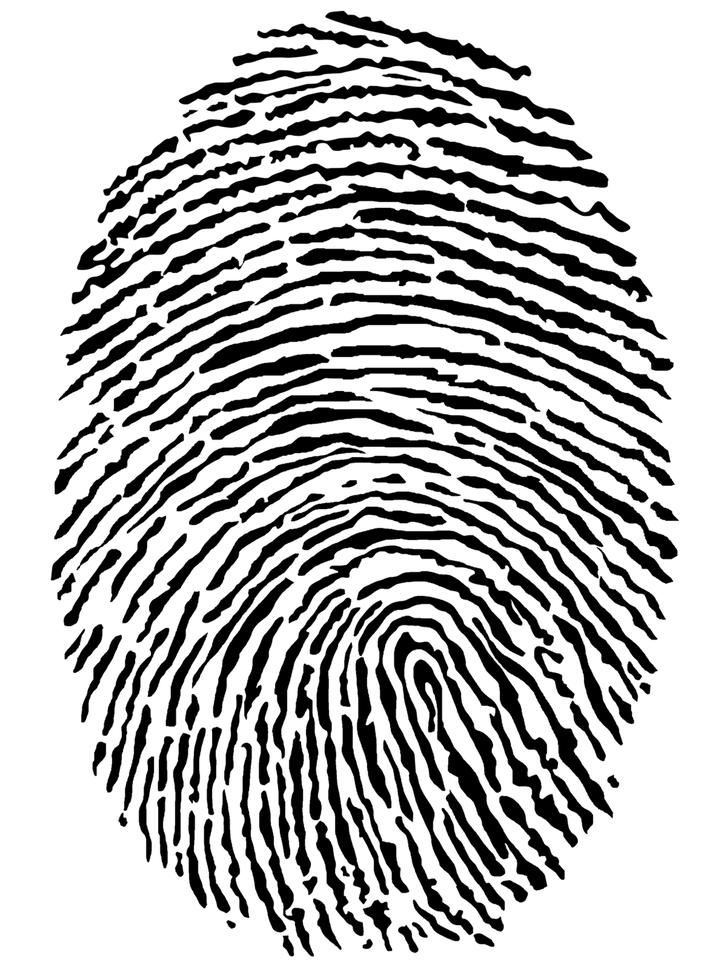
#> input picture New folder/exp11/Thumb.png, 727 x 970 px, shrunk from 1224 x 1632 before the run, found by its file name
$ python skeletonizing.py
#> lines starting #> are read from the running program, lines starting #| are printed output that depends on the picture; after the words box and inside, x2 and y2 are one past the last pixel; in counts of white or black regions, pixels touching at a corner belong together
import cv2
import numpy as np

# Load image in grayscale
img = cv2.imread(r'D:\Academic\Fourth year Second semester\4206\Code\exp11\Thumb.png', 0)
#> img: shape (970, 727); min 0, max 255, mean 184.4

if img is None:
    print("Image not found.")
    exit()

# Convert to binary image
_, binary = cv2.threshold(img, 127, 255, cv2.THRESH_BINARY)
#> binary: shape (970, 727); 72.3% white; 152 black regions, largest, box (x1, y1, x2, y2) and area: (375, 616, 578, 932) 6381, (183, 161, 630, 232) 4546, (289, 224, 667, 339) 4452

# Create empty skeleton image
skeleton = np.zeros_like(binary)

# Get structuring element
kernel = cv2.getStructuringElement(cv2.MORPH_CROSS, (3, 3))

temp = np.copy(binary)

while True:
    # Erode the image
    eroded = cv2.erode(temp, kernel)
    # Open the eroded image (erosion followed by dilation)
    opened = cv2.dilate(eroded, kernel)
    # Subtract opened from original temp to get skeleton part
    temp_diff = cv2.subtract(temp, opened)
    # Add to skeleton image
    skeleton = cv2.bitwise_or(skeleton, temp_diff)
    # Update temp
    temp = np.copy(eroded)

    # Stop if image is fully eroded
    if cv2.countNonZero(temp) == 0:
        break
#> this loop made 279 passes
#> pass 1, `eroded = cv2.erode(temp, kernel)`:
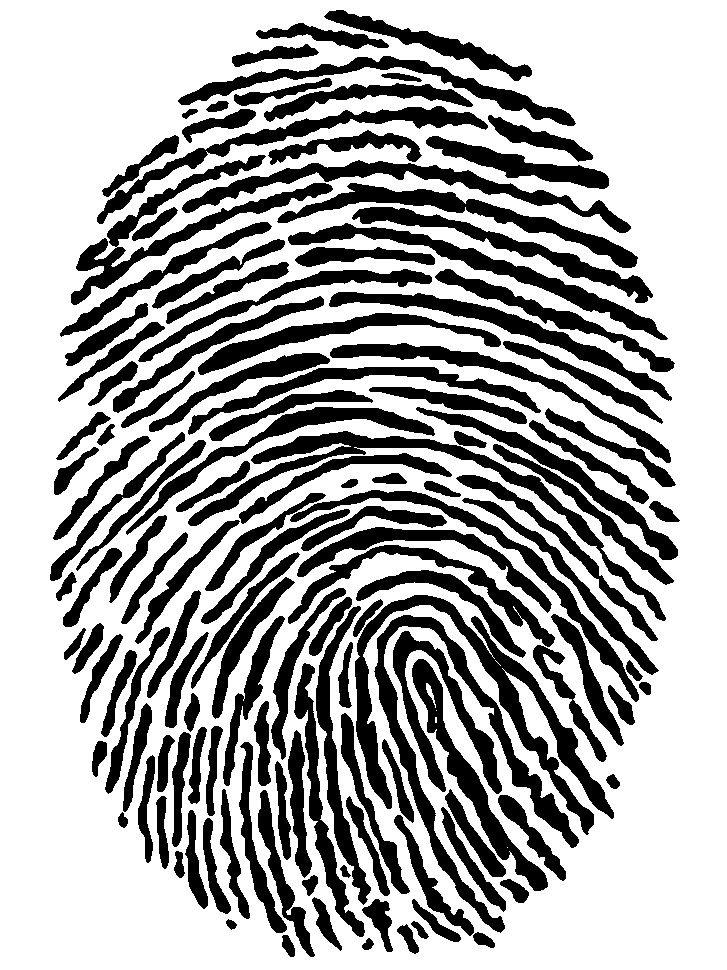
#> eroded: shape (970, 727); 66.3% white; 137 black regions, largest, box (x1, y1, x2, y2) and area: (355, 595, 614, 835) 9672, (374, 615, 579, 933) 7632, (188, 431, 666, 621) 6935
#> pass 1, `temp_diff = cv2.subtract(temp, opened)`:
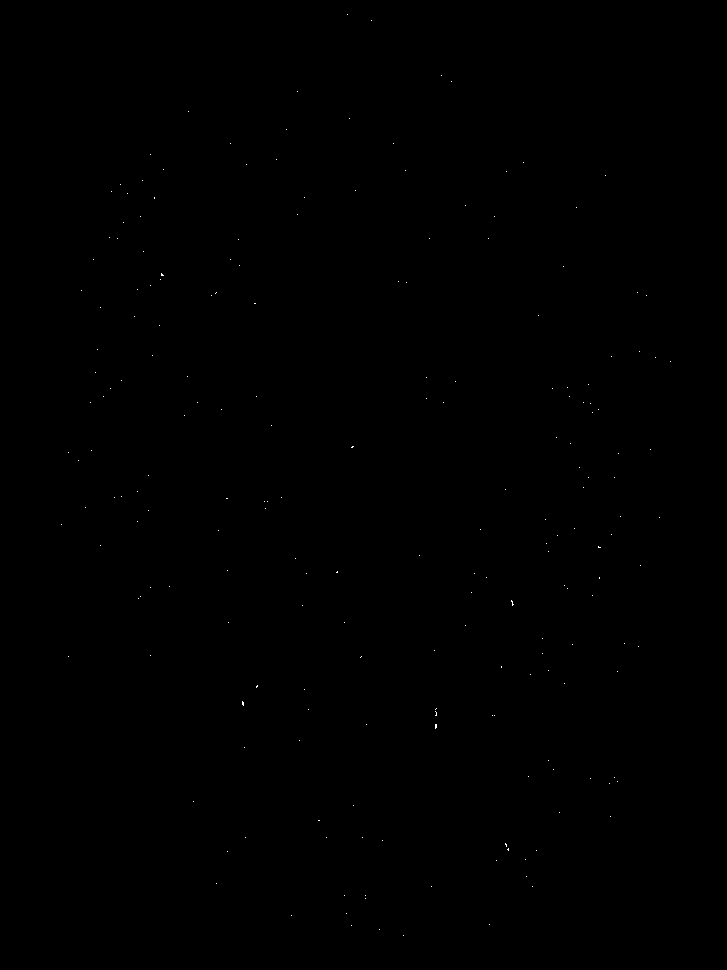
#> temp_diff: shape (970, 727); 0.04% white in thin lines or dots, all inside (x1, y1, x2, y2) = (61, 14, 671, 936)
#> pass 2, `eroded = cv2.erode(temp, kernel)`:
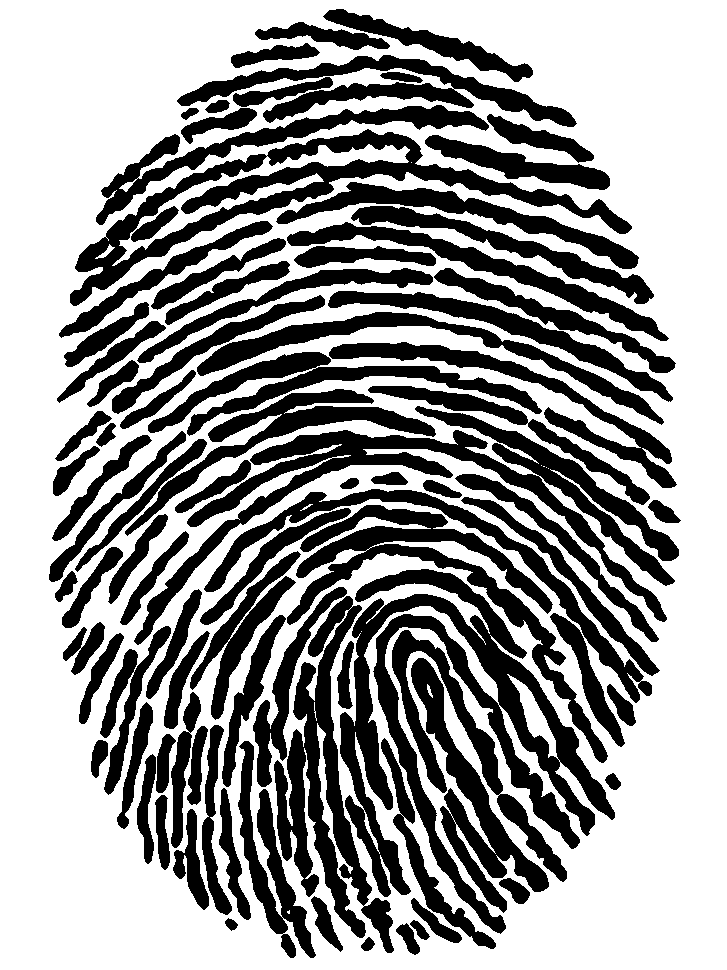
#> eroded: shape (970, 727); 60.3% white; 90 black regions, largest, box (x1, y1, x2, y2) and area: (340, 569, 615, 934) 26694, (134, 406, 679, 645) 20251, (70, 129, 632, 306) 15616
#> after the loop: eroded: shape (970, 727); every value is 0
#> after the loop:
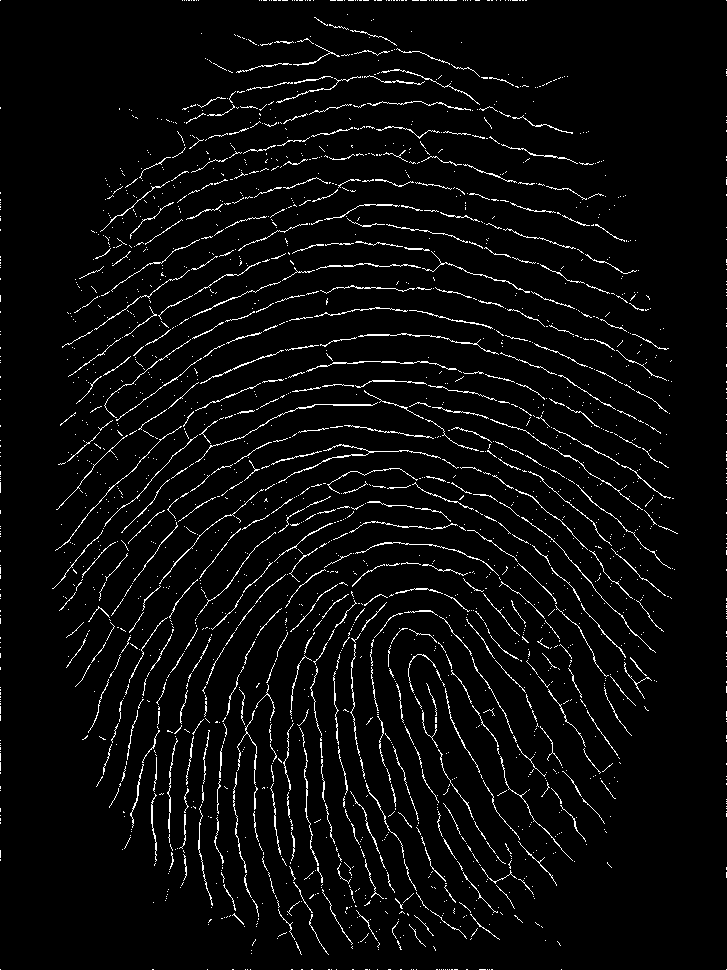
#> skeleton: shape (970, 727); 4% white in thin lines or dots

# Show and save result
cv2.imshow("Binary Image", binary)
cv2.imshow("Skeleton", skeleton)
cv2.imwrite("images/skeleton_output.jpg", skeleton)
cv2.waitKey(0)
cv2.destroyAllWindows()
